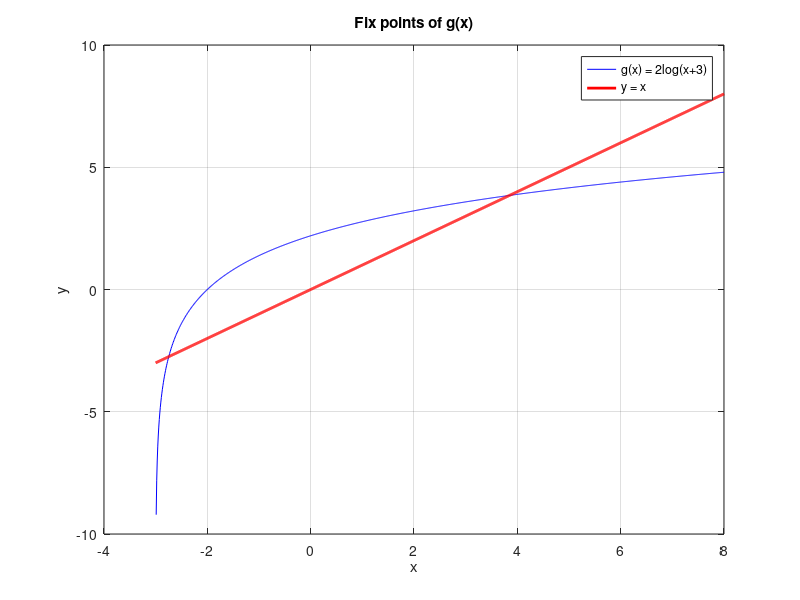

Source code (MATLAB):
% Define the functions
f = @(x) exp(x) - x.^2 - 6*x - 9;  
g = @(x) 2 * log(x+3);  

% Define the range for x and y
xiter = -3:0.01:8;  % x values
gxiter = g(xiter);  % g(x) values

% Plot
figure(1)
plot(xiter, gxiter, 'b-', xiter, xiter, 'r-', 'LineWidth', 2); 
title("Fix points of g(x)");
xlabel('x');
ylabel('y');
legend('g(x) = 2log(x+3)', 'y = x');  
grid on;
